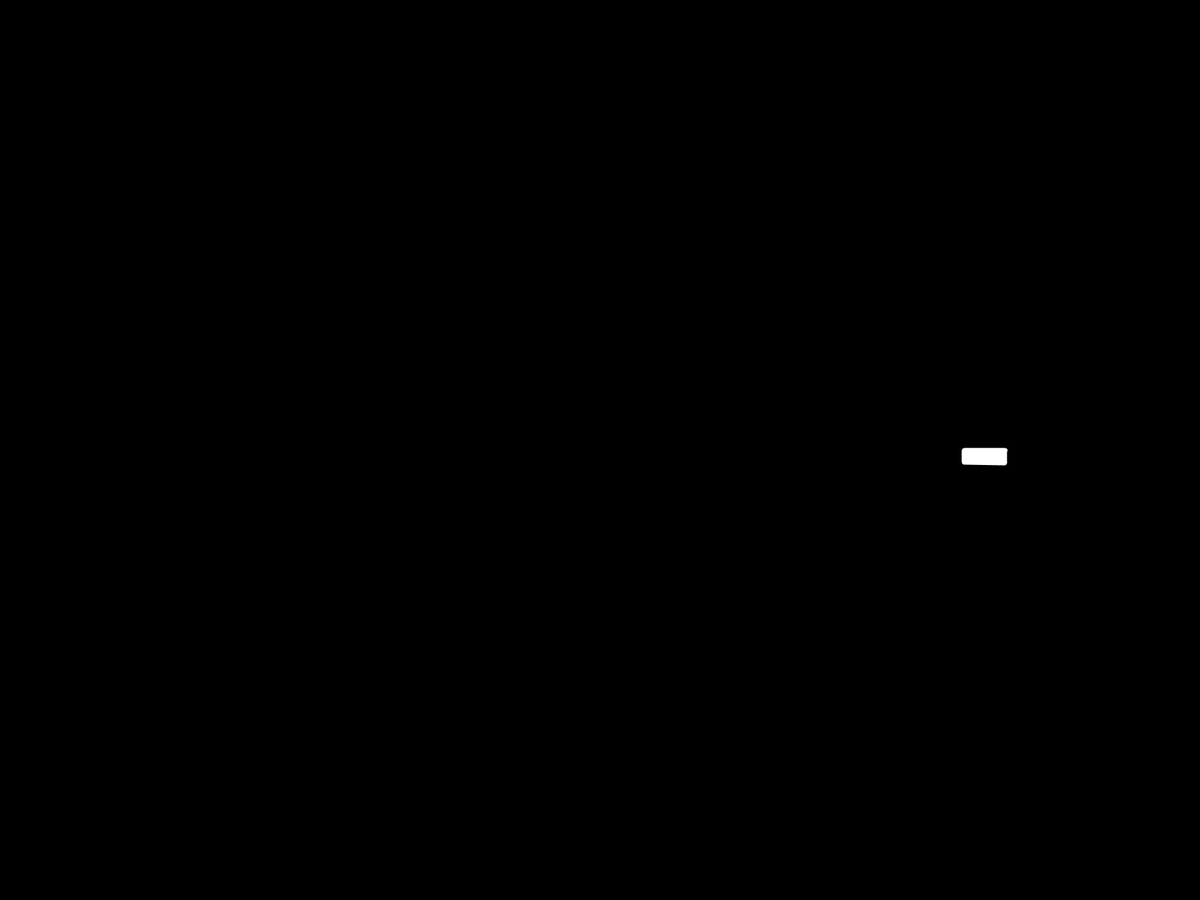
Frame 1 (no input)
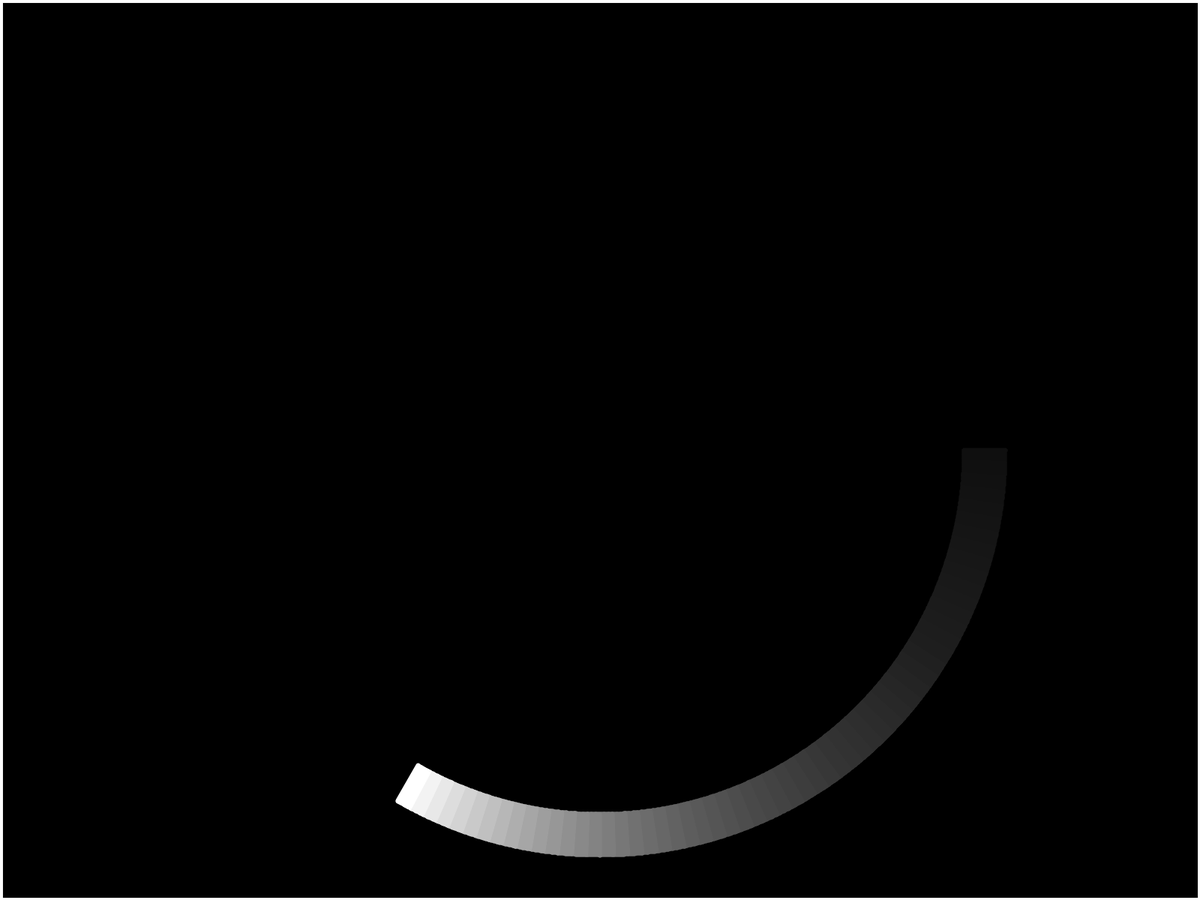
Frame 60 (the mouse pressed at the canvas centre just before this capture)
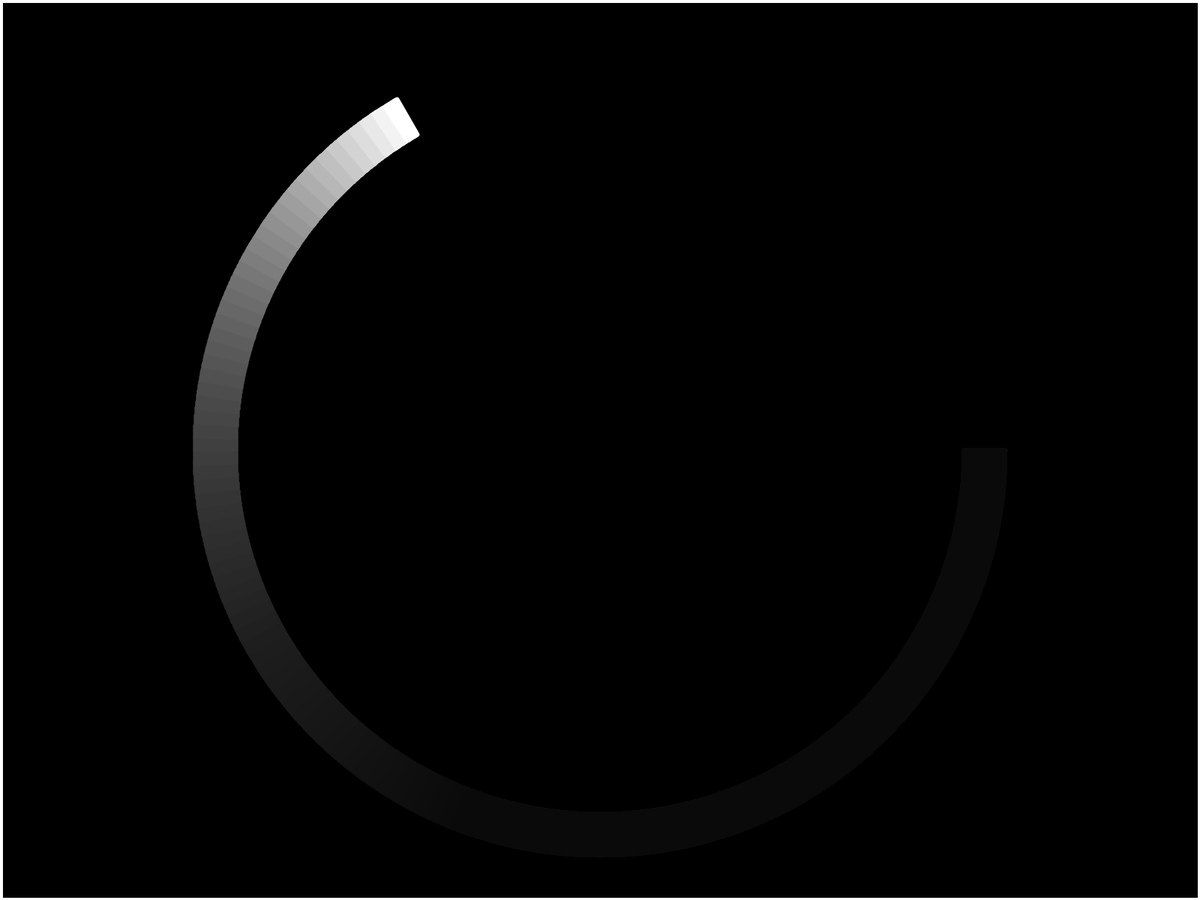
Frame 120 (the mouse held since frame 60 and released just before this capture)

The Processing sketch that drew these frames (run headless with seeded random() and noise(); from frame 60 on, the mouse is pressed at the canvas centre):

// Processing sketch: li
// ── li.pde
float degrees, radius, lastDegrees;

void setup() {
  fullScreen();
  rectMode(CENTER);
  background(0);
  strokeWeight(6);
  radius = min(width/2, height/2)*0.9;
}

void draw() {
  translate(width/2, height/2);
  fill(0, 12);
  rect(0, 0, width, height);
  stroke(255);
  degrees += 2;
  for (float i = lastDegrees; i < degrees; i+=0.1)
    line(cos(radians(i))*radius/10*9, sin(radians(i))*radius/10*9, cos(radians(i))*radius, sin(radians(i))*radius);
  lastDegrees = degrees;
}
